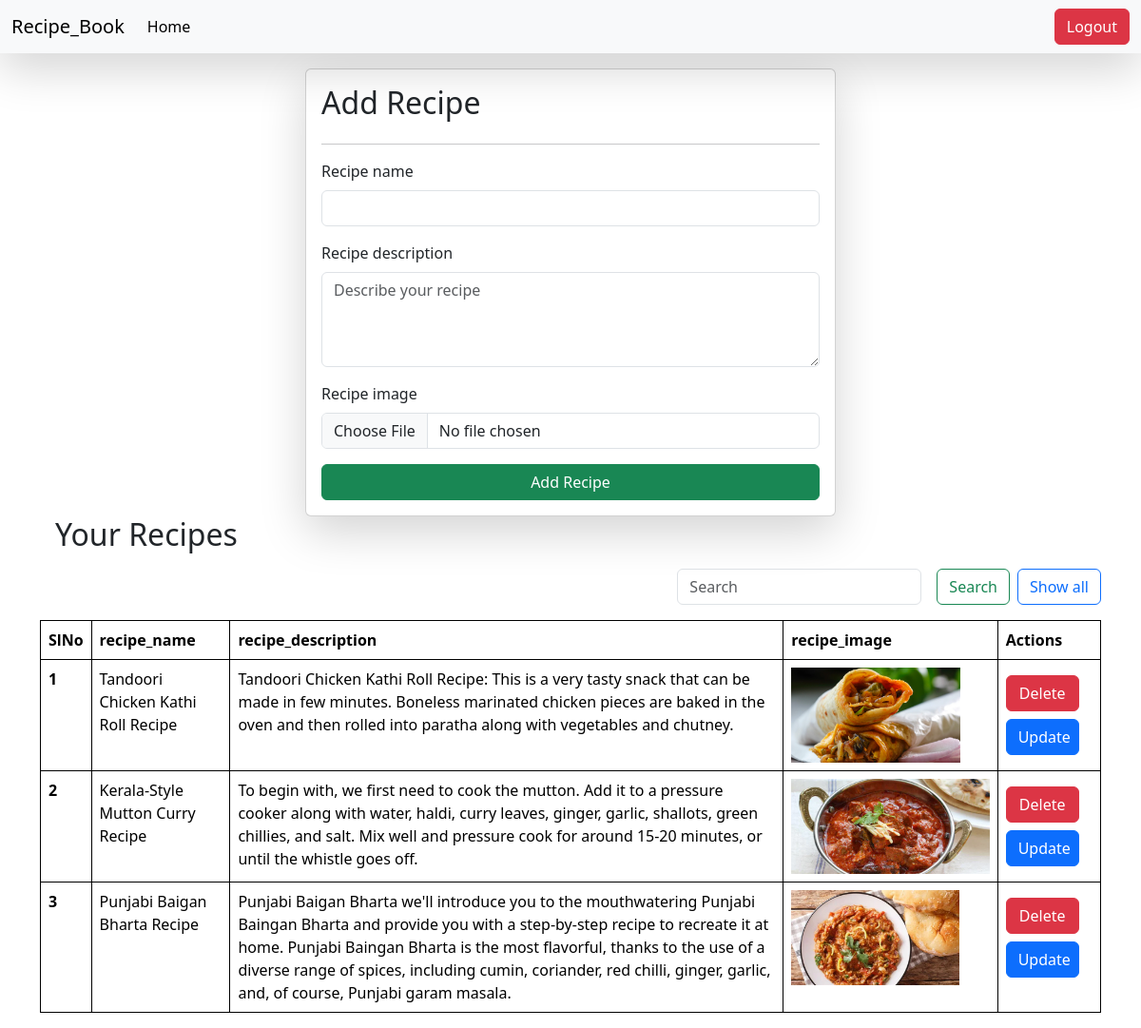
Page / (signed in) on the committed database.
### vege/models.py (models this page shows)
class recipe(models.Model):
    user = models.ForeignKey(User, on_delete=models.CASCADE, null=True, blank=True) #this is used so as to delete the recipes if that user acc is deleted
    recipe_name = models.CharField(max_length=200)
    recipe_description = models.TextField()
    recipe_image = models.ImageField(upload_to="recipe")

### vege/views.py (the view, shortened to what this page needs)
# urls.py: path('', recipes, name="recipes"),
@login_required(login_url='/login/')
def recipes(request):
    queryset = recipe.objects.all()
    if request.GET.get('search'):
        queryset = queryset.filter(recipe_name__icontains = request.GET.get('search'))
    context={'recipes': queryset}
    return render(request, "recipes.html", context)

### vege/templates/recipes.html (shortened to what this page needs)
{% extends "base.html" %}
{% block start %}
<nav class="navbar navbar-expand-lg bg-body-tertiary shadow-lg bg-dark sticky-top">
  <div class="container-fluid">
    <a class="navbar-brand" href="#">Recipe_Book</a>
    <div class="collapse navbar-collapse" id="navbarSupportedContent">
      <ul class="navbar-nav me-auto mb-2 mb-lg-0">
        <li class="nav-item">
          <a class="nav-link active" aria-current="page" href="/">Home</a>
        </li>
      </ul>
      <a href="/logout/" class="btn btn-danger">Logout</a>
    </div>
  </div>
</nav>
<div class="container mt-3">
    <form class="col-6 mx-auto card p-3 shadow-lg" method="post" enctype="multipart/form-data">
        <h2>Add Recipe</h2>
        <hr>
        <div class="mb-3">
          <label for="exampleInputEmail1" class="form-label">Recipe name</label>
          <input name="recipe_name" required type="text" class="form-control" >
        </div>
        <div class="mb-3">
          <label  class="form-label">Recipe description</label>
          <textarea name="recipe_description"  required class="form-control" placeholder="Describe your recipe" id="floatingTextarea2" style="height: 100px"></textarea>
        </div>
        <div class="mb-3">
          <label for="exampleInputPassword1" class="form-label">Recipe image</label>
          <input name="recipe_image" type="file" class="form-control" id="exampleInputPassword1">
        </div>
        <button type="submit" class="btn btn-success">Add Recipe</button>
      </form>
      <h2 class="mx-3 mb-3">Your Recipes</h2>
      <div class=" d-flex mx-auto my-3" style="justify-content: flex-end;">
        <form class="d-flex" role="search">
          <input name="search" class="form-control me-2" type="search" placeholder="Search" aria-label="Search">
          <button class="btn btn-outline-success mx-2" type="submit">Search</button>
        </form>
        <a href="http://127.0.0.1:8000" class="btn btn-outline-primary ">Show all</a>
      </div>
      <table class="table">
        <thead>
          <tr>
            <th scope="col">SlNo</th>
            <th scope="col">recipe_name</th>
            <th scope="col">recipe_description</th>
            <th scope="col">recipe_image</th>
            <th scope="col">Actions</th>
          </tr>
        </thead>
        <tbody>
          {% for recipe in recipes %}
          <tr>
            <th scope="row">{{ forloop.counter }}</th>
            <td>{{recipe.recipe_name}}</td>
            <td>{{recipe.recipe_description}}</td>
            <td>
              <img src="/media/{{recipe.recipe_image}}" alt="No image available" style="height: 100px;" ></td>
              <td>
                <a href="/delete-recipes/{{recipe.id}}/" class="btn btn-danger my-2" style="width: 77px;">Delete</a>
                <a href="/update-recipes/{{recipe.id}}/" class="btn btn-primary " style="width: 77px;">Update</a>
              </td>
          </tr>
          {% endfor %}
        </tbody>
      </table>
</div>
{% endblock %}

### vege/templates/base.html (shortened to what this page needs)
<!DOCTYPE html>
<html lang="en">
<head>
    <link href="https://cdn.jsdelivr.net/npm/bootstrap@5.3.2/dist/css/bootstrap.min.css" rel="stylesheet">
</head>
<body>
{% block start %}
{% endblock %}
</body>
</html>

### vege/templates/base.html (style rules this page uses)
table, th, td { border: 1px solid black; }

### rows in the picture
recipe: recipe_name "Tandoori Chicken Kathi Roll Recipe", recipe_description "Tandoori Chicken Kathi Roll Recipe: This is a very tasty snack that can be made in few minutes. Boneless marinated chicken pieces are baked in the oven and then rolled into paratha along with vegetables and chutney.", recipe_image (picture)
recipe: recipe_name "Kerala-Style Mutton Curry Recipe", recipe_description "To begin with, we first need to cook the mutton. Add it to a pressure cooker along with water, haldi, curry leaves, ginger, garlic, shallots, green chillies, and salt. Mix well and pressure cook for around 15-20 minutes, or until the whistle goes off.", recipe_image (picture)
recipe: recipe_name "Punjabi Baigan Bharta Recipe", recipe_description "Punjabi Baigan Bharta we'll introduce you to the mouthwatering Punjabi Baingan Bharta and provide you with a step-by-step recipe to recreate it at home. Punjabi Baingan Bharta is the most flavorful, thanks to the use of a diverse range of spices, including cumin, coriander, red chilli, ginger, garlic, and, of course, Punjabi garam masala.", recipe_image (picture)
